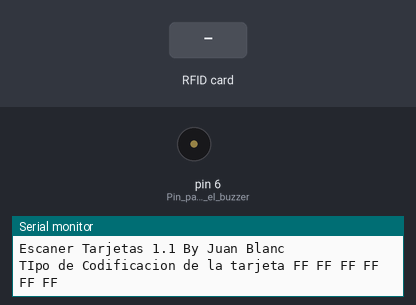
Bench run of a sketch on a simulated Arduino Uno, built with avr-gcc and run on an emulated ATmega328P. Shown: buzzer (waves = sounding), the last lines printed to the serial monitor. The test bench sets the inputs (shaded band).

Above: at 1.2 s.
1.3 s: RFID card 5E 7A 19 C4 held to the reader
At 2.5 s:
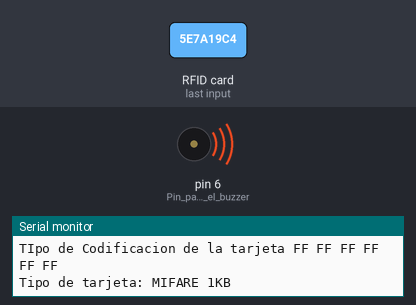
Timing chart, 0 to 4.3 s (numbered marks = the images above; inputs shaded):
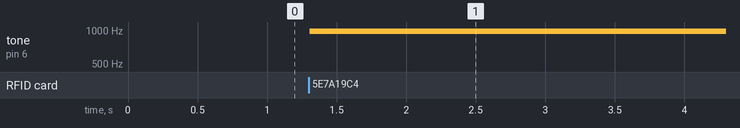

Measured:
- after the input at 1.3 s, tone on pin 6 (Pin_para_el_buzzer): silent → 977 Hz at once

The sketch:

main.ino
```cpp
#include <SPI.h>
#include <MFRC522.h>

#define SS_PIN 10
#define RST_PIN 9

MFRC522 rfid(SS_PIN, RST_PIN);

MFRC522::MIFARE_Key key;
// Array vacio para guardar la key
byte nuidPICC[3];
// Tarjetas habilitadas
byte tarjebus[4] = {84,143,13,153};
byte ROOT[4] = {181,201,171,117};
byte sectorA[4] = {132,246,164,48};
byte sectorF[4] = {148,134,221,245};
void setup()
{
  pinMode(6, OUTPUT);     // Pin para el buzzer
  Serial.begin(9600);    // Inicia Com
  SPI.begin();          //Inicia bus SPI
  rfid.PCD_Init();      // Inicia RFID

  for (byte i = 0; i < 6; i++)
    {
     key.keyByte[i] = 0xFF;
    }

  Serial.println(F("Escaner Tarjetas 1.1 By Juan Blanc"));
  Serial.print(F("TIpo de Codificacion de la tarjeta"));
  printHex(key.keyByte, MFRC522::MF_KEY_SIZE);
  Serial.println(F(""));
}
// ------------------------------------------------------------------
void printHex(byte *buffer, byte bufferSize) {
  for (byte i = 0; i < bufferSize; i++) {
    Serial.print(buffer[i] < 0x10 ? " 0" : " ");
      Serial.print(buffer[i], HEX);
  }
}
void printDec(byte *buffer, byte bufferSize) {
  for (byte i = 0; i < bufferSize; i++) {
  Serial.print(buffer[i] < 0x10 ? " 0" : " ");
   Serial.print(buffer[i], DEC);
  }
}
//------------------------------------------------------------------

void loop() {

  // Buscamos tarjetas
  if ( ! rfid.PICC_IsNewCardPresent())
    return;

  // SI la encuentra la leemos
  if ( ! rfid.PICC_ReadCardSerial())
    return;

  Serial.print(F("Tipo de tarjeta: "));
  //Consulta al micro incorporado en la tarjeta, el tipo de tarjeta...
  MFRC522::PICC_Type piccType = rfid.PICC_GetType(rfid.uid.sak);
  //Lo Muestra en consola
  Serial.println(rfid.PICC_GetTypeName(piccType));

  // Dectecta si tiene PICC de tipo MIFARE
  if (piccType != MFRC522::PICC_TYPE_MIFARE_MINI &&
    piccType != MFRC522::PICC_TYPE_MIFARE_1K &&
    piccType != MFRC522::PICC_TYPE_MIFARE_4K)
      {
        Serial.println(F("Error."));
        return;
      }
//Almacena los datos en el array...
  if (rfid.uid.uidByte[0] != nuidPICC[0] ||
    rfid.uid.uidByte[1] != nuidPICC[1] ||
    rfid.uid.uidByte[2] != nuidPICC[2] ||
    rfid.uid.uidByte[3] != nuidPICC[3] )
    {
//si se guardo, detecto un tipo de tarjeta valido y prosige

         beep(200); // Beep para saber la lectura correcta
        if( acceso(rfid.uid.uidByte,rfid.uid.size,tarjebus) == 1 )
        {
          beepOK(200);
          beepOK(200);

          Serial.print("Tarjebus detectada\n");
         }
        else if ( acceso(rfid.uid.uidByte,rfid.uid.size,sectorA) == 1)
        {
          beepOK(200);
          beepOK(200);

          Serial.print("FDD Sector A Detectada\n");
        }
        else if ( acceso(rfid.uid.uidByte,rfid.uid.size,sectorF) == 1)
        {
          beepOK(200);
          beepOK(200);

          Serial.print("FDD Sector F Detectada\n");
        }
        else if (acceso(rfid.uid.uidByte,rfid.uid.size,ROOT) == 1)
        {
          beepOK(200);
          beepOK(200);

          Serial.print("SOS ROOOOOOOOOOOOOOT!!\n");
        }


       rfid.PICC_HaltA();
       rfid.PCD_StopCrypto1();
    }
    delay(600);
}
bool acceso(byte *buffer, byte tamanio_buf, byte *almacenada)
{
   unsigned int validacion = 0;
   for (byte i = 0; i < tamanio_buf; i++) {
    if(buffer[i] == almacenada[i])
    {
      validacion++;
    }
      } //Fin for
    if(validacion == 4)
    {
      return 1;
    }
    else
    {
      return 0;
    }

}
void beep(unsigned char delayms){
  analogWrite(6, 20);
  delay(delayms);
  analogWrite(6, 0);
  delay(delayms);
}
void beepOK(unsigned char delayms){
  analogWrite(6, 20);
  delay(25);
  analogWrite(6, 0);
  delay(25);
  analogWrite(6, 20);
  delay(25);
  analogWrite(6, 0);
  delay(delayms);
}
```
